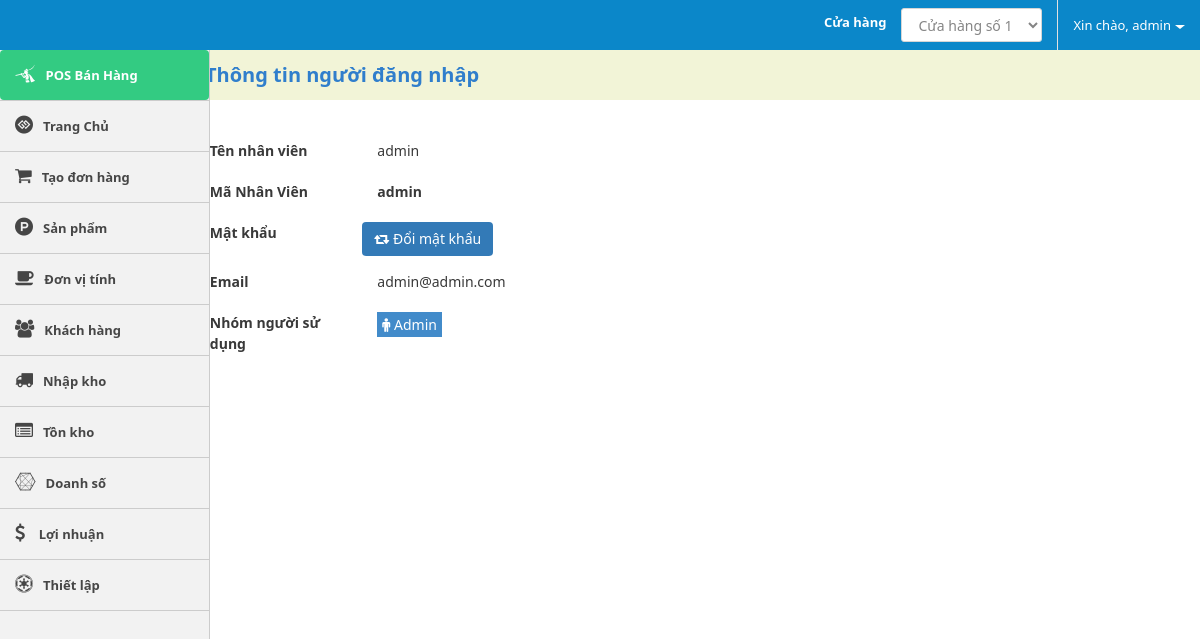
The page /index.php/account (signed in) on the database its author committed.
### tables this page shows
CREATE TABLE `cms_users` (
  `id` int(10) UNSIGNED NOT NULL,
  `username` varchar(100) NOT NULL,
  `password` varchar(100) NOT NULL,
  `salt` varchar(255) NOT NULL,
  `email` varchar(120) NOT NULL,
  `display_name` varchar(120) NOT NULL,
  `user_status` tinyint(4) NOT NULL DEFAULT '1',
  `group_id` int(11) NOT NULL,
  `store_id` int(11) DEFAULT NULL,
  `created` datetime NOT NULL,
  `updated` datetime NOT NULL DEFAULT CURRENT_TIMESTAMP,
  `logined` datetime(1) NOT NULL,
  `ip_logged` varchar(255) NOT NULL,
  `recode` varchar(255) NOT NULL,
  `code_time_out` varchar(255) NOT NULL
);

### application/controllers/account.php (called while the page is built, shortened)
<?php if (!defined('BASEPATH')) exit('No direct script access allowed');
class Account extends CI_Controller
{
    private $auth;
    public function __construct()
    {
        $this->auth = $this->cms_authentication->check();
    }
    public function index()
    {
        $data['seo']['title'] = "Phần mềm quản lý bán hàng";
        $store = $this->db->from('stores')->get()->result_array();
        $data['data']['store'] = $store;
        $store_id = $this->db->select('store_id')->from('users')->where('id', $this->auth['id'])->limit(1)->get()->row_array();
        $data['data']['store_id'] = $store_id['store_id'];
        $data['data']['user'] = $this->auth;
        $data['template'] = 'account/info';
        $this->load->view('layout/index', isset($data) ? $data : null);
    }
}

### index.php (called while the page is built, shortened)
<?php
require_once BASEPATH . 'core/CodeIgniter.php';

### application/libraries/cms_cookie.php (called while the page is built, shortened)
<?php if (!defined('BASEPATH')) exit('No direct script access allowed');
class CMS_Cookie
{
    public static function exists($name)
    {
        return (isset($_COOKIE[$name])) ? true : false;
    }
    public static function get($name)
    {
        return $_COOKIE[$name];
    }
    public static function decode($cookie_val)
    {
        return base64_decode(substr($cookie_val, 3));
    }
}

### application/libraries/cms_authentication.php (called while the page is built, shortened)
<?php if (!defined('BASEPATH')) exit('No direct script access allowed');
class CMS_authentication
{
    private $CI;
    public function __construct()
    {
        $this->CI = &get_instance();
    }
    public function check()
    {
        if (CMS_Cookie::exists('user_logged' . CMS_PREFIX)) {
            $cookie = CMS_Cookie::get('user_logged' . CMS_PREFIX);
            $cookie = json_decode(CMS_Cookie::decode($cookie), true);
            $user = $this->CI->db->select('id,username,password,salt,display_name,email,group_id,store_id')->where('username', $cookie['username'])->or_where('email', $cookie['username'])->from('users')->get()->row_array();
            $group = $this->CI->db->select('id, group_permission, group_name')->where('id', $user['group_id'])->from('users_group')->get()->row_array();
            if (isset($user) && count($user)) {
                if ($user['username'] == $cookie['username'] && $user['password'] == $cookie['password'] && $user['salt'] == $cookie['salt']) {
                    $data = ['username' => $user['username'], 'password' => $user['password'], 'salt' => $user['salt']];
                    return ['id' => $user['id'],
                        'username' => $user['username'],
                        'password' => $user['password'],
                        'salt' => $user['salt'],
                        'email' => $user['email'],
                        'display_name' => $user['display_name'],
                        'group_id' => $user['group_id'],
                        'group_name' => $group['group_name'],
                        'group_permission' => json_decode($group['group_permission'], true),
                        'store_id' => $user['store_id']
                    ];
                }
            }
        }
        return null;
    }
}

### application/views/account/info.php (the view, shortened to what this page needs)
<div class="breadcrumbs-fixed panel-action">
    <div class="row">
        <div class="customer-act act">
            <div class="col-md-4 col-md-offset-2">
                <div class="left-action text-left clearfix">
                    <h2>Thông tin người đăng nhập</h2>
                </div>
            </div>
        </div>
    </div>
</div>
<div class="row account-info">
    <div class="col-md-6">
        <div class="form-horizontal">
            <div class="form-group">
                <div class="col-md-4">
                    <label for="name">Tên nhân viên</label>
                </div>
                <div class="col-md-8">
                    <span class=""><?php echo isset($user) ? $user['display_name'] : ''; ?></span>
                </div>
            </div>
            <div class="form-group">
                <div class="col-md-4">
                    <label for="name">Mã Nhân Viên</label>
                </div>
                <div class="col-md-8">
                    <strong><span class=""><?php echo isset($user) ? $user['username'] : ''; ?></span></strong>
                </div>
            </div>
            <div class="form-group">
                <div class="col-md-4">
                    <label for="name">Mật khẩu</label>
                </div>
                <div class="col-md-8 padd-0">
                    <button class="btn btn-primary" id="btn-changepass"><i class="fa fa-retweet"></i> Đổi mật khẩu</button>
                </div>
            </div>
            <div class="form-group">
                <div class="col-md-4">
                    <label for="name">Email</label>
                </div>
                <div class="col-md-8">
                    <span class=""><?php echo isset($user) ? $user['email'] : ''; ?></span>
                </div>
            </div>
            <div class="form-group">
                <div class="col-md-4">
                    <label for="name">Nhóm người sử dụng</label>
                </div>
                <div class="col-md-8">
                    <?php echo '<span class="user_group" style="display: inline-block; color: #fff; background: #428BCA; padding: 2px 5px;"><i class="fa fa-male"></i> ' . $user['group_name'] . '</span>'; ?>
                </div>
            </div>
        </div>
    </div>
</div>

### application/views/common/header.php (shortened to what this page needs)
<nav id="navbar-container" class="navbar navbar- navbar-fixed-top">
    <div class="container-fluid">
        <div class="collapse navbar-collapse" id="bs-example-navbar-collapse-1">
            <ul class="nav navbar-nav navbar-right">
                <?php if (isset($data['store'])) { ?>
                    <li>
                        <label style="margin: 13px 15px; color: white">
                            Cửa hàng
                        </label>
                    </li>
                    <li style="border-right: 1px solid #E1E1E1; padding-right: 15px;">
                        <select id="store-id" class="form-control" style="margin: 8px auto">
                            <?php foreach ($data['store'] as $key => $item) : ?>
                                <?php if ($item['user_init'] == CMS_Cookie::get('user_id')) : ?>
                                    <option <?php if ($item['ID'] == $data['store_id']) echo 'selected '; ?> value="<?php echo $item['ID']; ?>"><?php echo $item['stock_name']; ?></option>
                                <?php endif ?>
                            <?php endforeach; ?>
                        </select>
                    </li>
                <?php } ?>
                <li class="dropdown user-profile">
                    <a href="#" class="dropdown-toggle" data-toggle="dropdown" role="button" aria-haspopup="true" aria-expanded="false"><span class="hello">Xin chào, </span><?php echo (isset($user)) ?
                                                                                                                                                                                    $user['display_name'] : $user['username']; ?><span class="caret"></span></a>
                </li>
            </ul>
        </div>
    </div>
</nav>

### public/templates/css/style.css (style rules this page uses)
body { font-size: 13px; font-family: "Segoe UI", Helvetica, Arial, sans-serif !important; color: #393939; line-height: 1.5; }
body, h1, h2, h3, h4, div, p, span { font-family: "Segoe UI", Helvetica, Arial, sans-serif !important; }
h1, h2, h3, h4 { margin-top: 20px; margin-bottom: 10px; }
a { color: #fff; }
.padd-0 { padding: 0; }
.btn { border: none; box-shadow: none; padding: 7px 12px; }
i.fa { cursor: pointer; }
#navbar-container { background: #0b87c9; max-height: 50px; }
#navbar-container .caret { display: inline-block; width: 0px; height: 0px; margin-left: 4px; vertical-align: middle; border-top: 4px dashed; border-right: 5px solid transparent; border-left: 5px solid transparent; }
section.main div.main-content div.panel-action { min-height: 50px; text-align: center; background-color: #f2f4d7; top: 50px; left: 0px; z-index: 990; width: 100%; }
section.main div.main-content div.panel-action div.left-action { line-height: 50px; }
section.main div.main-content div.panel-action div.left-action h2 { margin: 0; color: #307ecc; font-size: 20px; font-weight: bold; line-height: 50px; }
select, input[type] { border-radius: 3px !important; }
input[type="text"], input[type="password"], input[type="datetime"], input[type="datetime-local"], input[type="date"], input[type="month"], input[type="time"], input[type="week"], input[type="number"], input[type="email"], input[type="url"], input[type="search"], input[type="tel"], input[type="color"], select { height: 34px !important; }
select { padding: 3px 4px; height: 30px; }
.form-control, select { border-radius: 0; -webkit-box-shadow: none !important; box-shadow: none !important; color: #858585; background-color: #fff; border: 1px solid #d5d5d5; }
button, input, select, textarea { font-family: inherit; font-size: inherit; line-height: inherit; }
button, html input[type="button"], input[type="reset"], input[type="submit"] { -webkit-appearance: button; cursor: pointer; }
button, select { text-transform: none; }
button { overflow: visible; }
button, input, optgroup, select, textarea { color: inherit; font: inherit; font-family: inherit; font-weight: inherit; font-size: inherit; line-height: inherit; margin: 0; }
@media (min-width: 992px) { .breadcrumbs-fixed { position: fixed; top: auto; z-index: 1024; } }

### rows shown on the page
cms_users: display_name "admin", username "admin", email "admin@admin.com"

### other values the page prints
$user['group_name'] "Admin"
form field value "Cửa hàng số 1"
